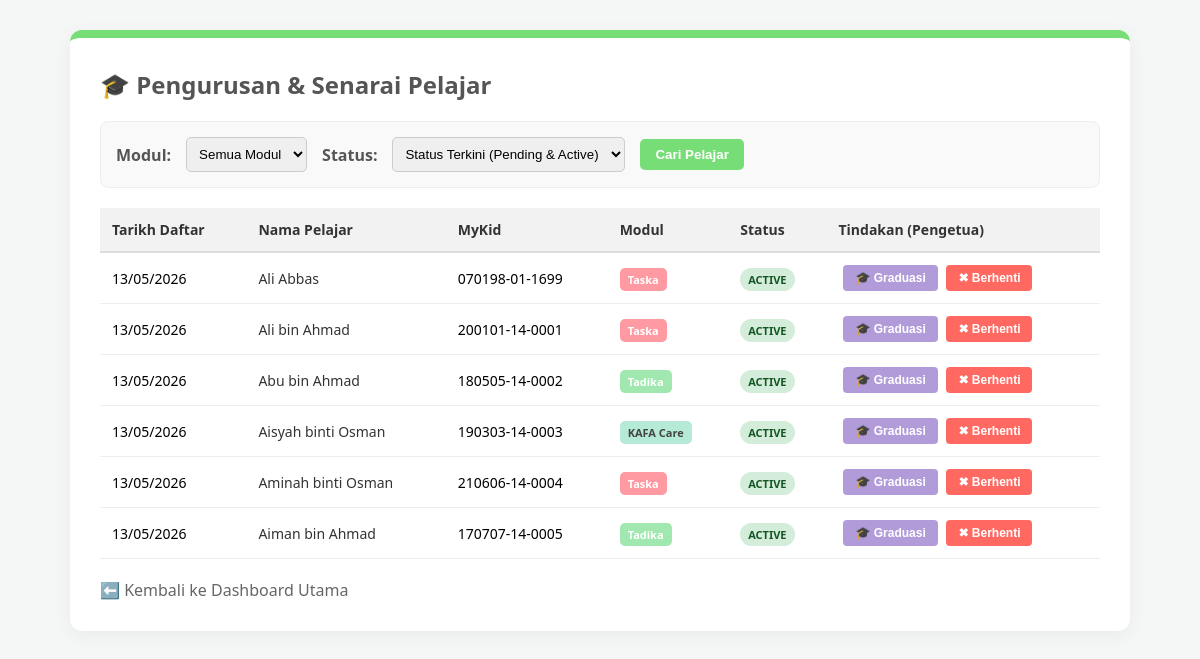
The app's page /senarai_pelajar.php (signed in) with its own data.
### tables this page shows
CREATE TABLE `students` (
  `id` INT(11) NOT NULL AUTO_INCREMENT,
  `parent_id` INT(11) NOT NULL,
  `full_name` VARCHAR(100) NOT NULL,
  `mykid_number` VARCHAR(20) NOT NULL,
  `module` ENUM('Taska','Tadika','KAFA Care') NOT NULL,
  `health_record` TEXT DEFAULT NULL,
  `allergies` TEXT DEFAULT NULL,
  `status` ENUM('Active','Graduated','Withdrawn') DEFAULT 'Active',
  `created_at` TIMESTAMP NOT NULL DEFAULT CURRENT_TIMESTAMP,
  PRIMARY KEY (`id`),
  KEY `parent_id` (`parent_id`),
  CONSTRAINT `students_ibfk_1` FOREIGN KEY (`parent_id`) REFERENCES `parents` (`id`) ON DELETE CASCADE
);

### senarai_pelajar.php (the view, shortened to what this page needs)
<?php
require 'db.php';
$filter_status = isset($_GET['status']) ? $_GET['status'] : '';
$sql = "SELECT * FROM students WHERE 1=1";
if ($filter_status != '') {
    $sql .= " AND status = '$filter_status'";
} else {
    $sql .= " AND status IN ('Pending', 'Active')";
}
$sql .= " ORDER BY created_at DESC";
$result = $conn->query($sql);
?>
<!DOCTYPE html>
<html lang="ms">
<head>
</head>
<body>
    <div class="container">
        <div class="header-box">
            <h2>🎓 Pengurusan & Senarai Pelajar</h2>
        </div>
        <form method="GET" action="senarai_pelajar.php" class="filter-form">
            <label style="font-weight:bold; color:#555;">Modul:</label>
            <select name="module">
                <option value="">Semua Modul</option>
            </select>
            <label style="font-weight:bold; color:#555;">Status:</label>
            <select name="status">
                <option value="">Status Terkini (Pending & Active)</option>
            </select>
            <button type="submit" class="btn-filter">Cari Pelajar</button>
        </form>
        <table>
            <thead>
                <tr>
                    <th>Tarikh Daftar</th>
                    <th>Nama Pelajar</th>
                    <th>MyKid</th>
                    <th>Modul</th>
                    <th>Status</th>
                    <th>Tindakan (Pengetua)</th>
                </tr>
            </thead>
            <tbody>
                <?php if ($result->num_rows > 0): ?>
                    <?php while($row = $result->fetch_assoc()):
                        $tagClass = 'tag-' . strtolower(str_replace(' ', '', $row['module'] ?? ''));
                    ?>
                        <tr>
                            <td><?php echo !empty($row['created_at']) ? date('d/m/Y', strtotime($row['created_at'])) : '-'; ?></td>
                            <td style="font-weight:500; color:#333;"><?php echo htmlspecialchars($row['full_name']); ?></td>
                            <td><?php echo htmlspecialchars($row['mykid_number']); ?></td>
                            <td><span class="tag <?php echo $tagClass; ?>"><?php echo htmlspecialchars($row['module']); ?></span></td>
                            <td><span class="status-badge status-<?php echo $row['status']; ?>"><?php echo strtoupper($row['status']); ?></span></td>
                            <td>
                                <form method="POST" action="senarai_pelajar.php" style="margin:0;">
                                    <?php if ($row['status'] == 'Pending'): ?>
                                        <button type="submit" name="approve_student" class="btn-approve">✔ Luluskan</button>
                                        <button type="submit" name="buang_student" class="btn-reject" onclick="return confirm('Pasti mahu membatalkan permohonan ini?');">✖ Batal</button>
                                    <?php elseif ($row['status'] == 'Active'): ?>
                                        <button type="submit" name="graduate_student" class="btn-graduate" onclick="return confirm('Pasti mahu tamatkan pembelajaran pelajar ini (Graduated)? Data akan dipindah ke Arkib.');">🎓 Graduasi</button>
                                        <button type="submit" name="buang_student" class="btn-reject" onclick="return confirm('Pasti mahu berhentikan pelajar ini (Withdrawn)? Data akan dipindah ke Arkib.');">✖ Berhenti</button>
                                    <?php endif; ?>
                                    </form>
                            </td>
                        </tr>
                    <?php endwhile; ?>
                <?php else: ?>
                    <tr><td colspan="6" style="text-align:center; padding: 20px; color:#888;">Tiada rekod pelajar ditemui.</td></tr>
                <?php endif; ?>
            </tbody>
        </table>
        <a href="home.php" class="btn-back">⬅️ Kembali ke Dashboard Utama</a>
    </div>
</body>
</html>

### senarai_pelajar.php (style rules this page uses)
body { font-family: 'Segoe UI', Tahoma, sans-serif; background-color: #f4f7f6; margin: 0; padding: 30px; display: flex; flex-direction: column; align-items: center; }
.container { background: white; padding: 30px; border-radius: 12px; box-shadow: 0 5px 20px rgba(0,0,0,0.05); max-width: 1000px; width: 100%; border-top: 8px solid #77dd77; }
.header-box { display: flex; justify-content: space-between; align-items: center; margin-bottom: 20px; }
.header-box h2 { color: #555; margin: 0; }
.filter-form { background: #f9f9f9; padding: 15px; border-radius: 8px; border: 1px solid #eee; display: flex; gap: 15px; align-items: center; margin-bottom: 20px; }
select { padding: 8px; border-radius: 5px; border: 1px solid #ccc; }
.btn-filter { background: #77dd77; color: white; border: none; padding: 8px 15px; border-radius: 5px; font-weight: bold; cursor: pointer; }
table { width: 100%; border-collapse: collapse; font-size: 14px; }
th { background-color: #f2f2f2; padding: 12px; text-align: left; color: #333; border-bottom: 2px solid #ddd; }
td { padding: 12px; border-bottom: 1px solid #eee; }
.tag { padding: 4px 8px; border-radius: 5px; font-size: 11px; color: white; font-weight: bold; }
.tag-taska { background: #ff9aa2; }
.tag-tadika { background: #a0e8af; }
.tag-kafa, .tag-kafacare { background: #b5ead7; color: #444; }
.status-badge { padding: 4px 8px; border-radius: 12px; font-size: 11px; font-weight: bold; }
.status-Active { background: #d4edda; color: #155724; }
.btn-reject { background: #ff6961; color: white; border: none; padding: 6px 12px; border-radius: 4px; cursor: pointer; font-size: 12px; font-weight: bold; margin-left: 5px; }
.btn-graduate { background: #b19cd9; color: white; border: none; padding: 6px 12px; border-radius: 4px; cursor: pointer; font-size: 12px; font-weight: bold; margin-left: 5px; }
.btn-back { display: inline-block; margin-top: 20px; text-decoration: none; color: #666; }

### records on screen
students: created_at "13/05/2026", full_name "Ali Abbas", mykid_number "070198-01-1699", module "Taska", status "ACTIVE", shows "🎓 Graduasi"
students: created_at "13/05/2026", full_name "Ali bin Ahmad", mykid_number "200101-14-0001", module "Taska", status "ACTIVE", shows "🎓 Graduasi"
students: created_at "13/05/2026", full_name "Abu bin Ahmad", mykid_number "180505-14-0002", module "Tadika", status "ACTIVE", shows "🎓 Graduasi"
students: created_at "13/05/2026", full_name "Aisyah binti Osman", mykid_number "190303-14-0003", module "KAFA Care", status "ACTIVE", shows "🎓 Graduasi"
students: created_at "13/05/2026", full_name "Aminah binti Osman", mykid_number "210606-14-0004", module "Taska", status "ACTIVE", shows "🎓 Graduasi"
students: created_at "13/05/2026", full_name "Aiman bin Ahmad", mykid_number "170707-14-0005", module "Tadika", status "ACTIVE", shows "🎓 Graduasi"
